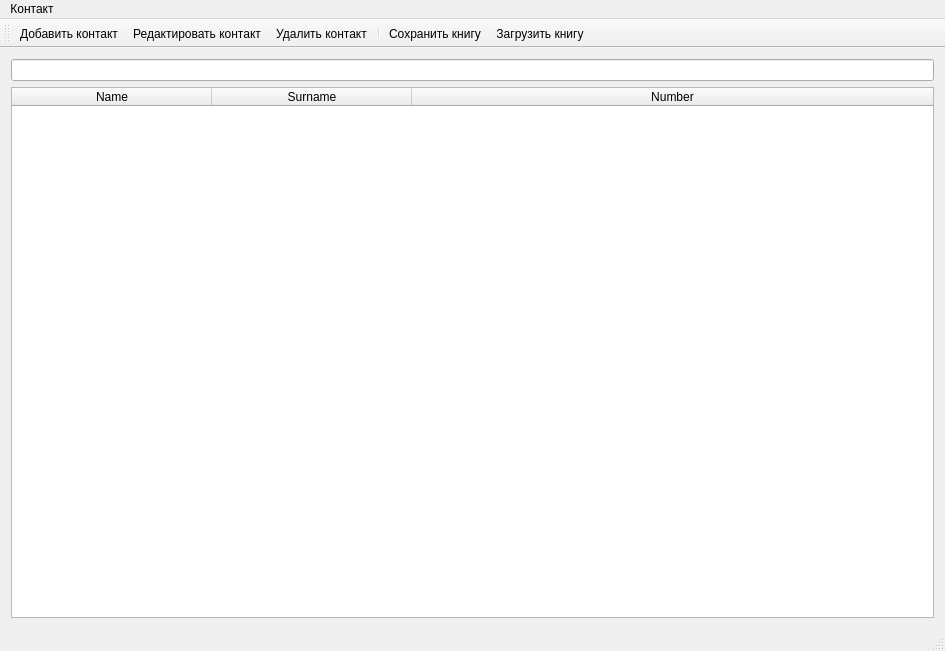
<?xml version="1.0" encoding="UTF-8"?>
<ui version="4.0">
 <class>MainWindow</class>
 <widget class="QMainWindow" name="MainWindow">
  <property name="geometry">
   <rect>
    <x>0</x>
    <y>0</y>
    <width>945</width>
    <height>651</height>
   </rect>
  </property>
  <property name="windowTitle">
   <string>Phone book</string>
  </property>
  <widget class="QWidget" name="centralWidget">
   <layout class="QVBoxLayout" name="verticalLayout_2">
    <item>
     <widget class="QLineEdit" name="searchLine">
      <property name="maximumSize">
       <size>
        <width>16777215</width>
        <height>16777215</height>
       </size>
      </property>
     </widget>
    </item>
    <item>
     <widget class="QTableWidget" name="QTable">
      <property name="editTriggers">
       <set>QAbstractItemView::NoEditTriggers</set>
      </property>
      <property name="selectionMode">
       <enum>QAbstractItemView::SingleSelection</enum>
      </property>
      <property name="selectionBehavior">
       <enum>QAbstractItemView::SelectRows</enum>
      </property>
      <attribute name="horizontalHeaderCascadingSectionResizes">
       <bool>true</bool>
      </attribute>
      <attribute name="horizontalHeaderDefaultSectionSize">
       <number>200</number>
      </attribute>
      <attribute name="horizontalHeaderHighlightSections">
       <bool>false</bool>
      </attribute>
      <attribute name="horizontalHeaderMinimumSectionSize">
       <number>100</number>
      </attribute>
      <attribute name="horizontalHeaderShowSortIndicator" stdset="0">
       <bool>true</bool>
      </attribute>
      <attribute name="horizontalHeaderStretchLastSection">
       <bool>true</bool>
      </attribute>
      <attribute name="verticalHeaderStretchLastSection">
       <bool>false</bool>
      </attribute>
      <column>
       <property name="text">
        <string>Name</string>
       </property>
      </column>
      <column>
       <property name="text">
        <string>Surname</string>
       </property>
      </column>
      <column>
       <property name="text">
        <string>Number</string>
       </property>
      </column>
     </widget>
    </item>
   </layout>
  </widget>
  <widget class="QMenuBar" name="menuBar">
   <property name="geometry">
    <rect>
     <x>0</x>
     <y>0</y>
     <width>945</width>
     <height>20</height>
    </rect>
   </property>
   <widget class="QMenu" name="menu">
    <property name="title">
     <string>Контакт</string>
    </property>
    <addaction name="actionAddContact"/>
    <addaction name="actionEditContact"/>
    <addaction name="actionDeleteContact"/>
    <addaction name="separator"/>
    <addaction name="actionSave"/>
    <addaction name="actionLoad"/>
   </widget>
   <addaction name="menu"/>
  </widget>
  <widget class="QToolBar" name="mainToolBar">
   <attribute name="toolBarArea">
    <enum>TopToolBarArea</enum>
   </attribute>
   <attribute name="toolBarBreak">
    <bool>false</bool>
   </attribute>
   <addaction name="actionAddContact"/>
   <addaction name="actionEditContact"/>
   <addaction name="actionDeleteContact"/>
   <addaction name="separator"/>
   <addaction name="actionSave"/>
   <addaction name="actionLoad"/>
  </widget>
  <widget class="QStatusBar" name="statusBar"/>
  <action name="actionAddContact">
   <property name="icon">
    <iconset resource="resources/resources.qrc">
     <normaloff>:/toolbar/addIcon.png</normaloff>:/toolbar/addIcon.png</iconset>
   </property>
   <property name="text">
    <string>Добавить контакт</string>
   </property>
   <property name="toolTip">
    <string>Добавить контакт</string>
   </property>
   <property name="shortcut">
    <string>Ctrl+N</string>
   </property>
  </action>
  <action name="actionDeleteContact">
   <property name="icon">
    <iconset resource="resources/resources.qrc">
     <normaloff>:/toolbar/deleteIcon.png</normaloff>:/toolbar/deleteIcon.png</iconset>
   </property>
   <property name="text">
    <string>Удалить контакт</string>
   </property>
   <property name="toolTip">
    <string>Удалить контакт</string>
   </property>
   <property name="shortcut">
    <string>Del</string>
   </property>
  </action>
  <action name="actionEditContact">
   <property name="icon">
    <iconset resource="resources/resources.qrc">
     <normaloff>:/toolbar/editIcon.png</normaloff>:/toolbar/editIcon.png</iconset>
   </property>
   <property name="text">
    <string>Редактировать контакт</string>
   </property>
   <property name="toolTip">
    <string>Редактировать контакт</string>
   </property>
   <property name="shortcut">
    <string>Ctrl+E</string>
   </property>
  </action>
  <action name="actionLoad">
   <property name="icon">
    <iconset resource="resources/resources.qrc">
     <normaloff>:/toolbar/loadIcon.png</normaloff>:/toolbar/loadIcon.png</iconset>
   </property>
   <property name="text">
    <string>Загрузить книгу</string>
   </property>
   <property name="toolTip">
    <string>Загрузить книгу</string>
   </property>
   <property name="shortcut">
    <string>Ctrl+L</string>
   </property>
  </action>
  <action name="actionSave">
   <property name="icon">
    <iconset resource="resources/resources.qrc">
     <normaloff>:/toolbar/saveIcon.png</normaloff>:/toolbar/saveIcon.png</iconset>
   </property>
   <property name="text">
    <string>Сохранить книгу</string>
   </property>
   <property name="toolTip">
    <string>Сохранить книгу</string>
   </property>
   <property name="shortcut">
    <string>Ctrl+S</string>
   </property>
  </action>
 </widget>
 <layoutdefault spacing="6" margin="11"/>
 <resources>
  <include location="resources/resources.qrc"/>
 </resources>
 <connections/>
</ui>
